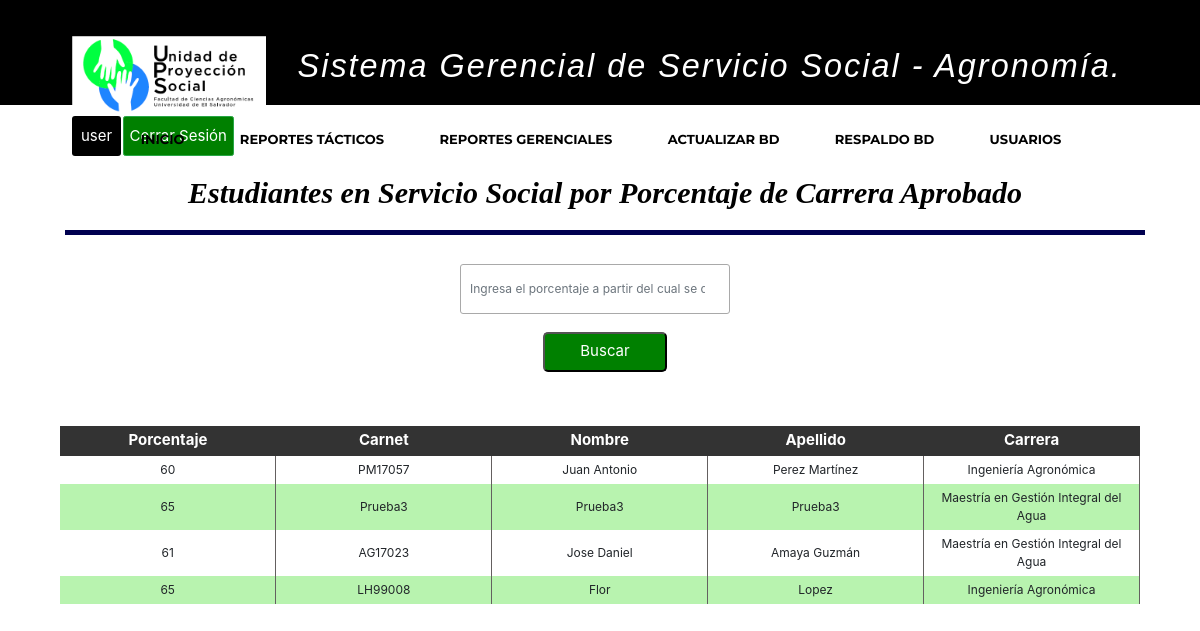
/sistemaGerencialAgro/listarEstudiosUniversitarios/ (signed in), run on the app's committed database.
### apps/usuario/models.py (models this page shows, shortened)
class Usuario(AbstractBaseUser):
    username = models.CharField('Nombre de usuario',unique = True, max_length=15, blank=False)
    email = models.EmailField('Correo Electrónico', max_length=254,unique = True, blank=False)
    nombres = models.CharField('Nombres', max_length=200, null = False, blank=False)
    apellidos = models.CharField('Apellidos', max_length=200, null = False, blank=False)
    imagen = models.ImageField('Imagen de Perfil', upload_to='perfil/', max_length=200,blank = True,null = True)
    is_active = models.BooleanField(default = True)
    usuario_administrador = models.BooleanField(default = False)
    rol=models.CharField(max_length=3,null=False, blank=False,choices=roles,default='EST')
    objects = UsuarioManager()
    USERNAME_FIELD = 'username'
    REQUIRED_FIELDS = ['email','nombres', 'apellidos']

### apps/proyecto/models.py (models this page shows, shortened)
class EstudioUniversitario(models.Model):
    carnet_estudiante = models.OneToOneField(Estudiante, primary_key=True, unique=True, on_delete = models.CASCADE)
    codigo_carrera = models.ForeignKey(Carrera, on_delete = models.CASCADE)
    codigo_ciclo = models.IntegerField(null=False)
    porc_carrerar_aprob = models.IntegerField(null=False)
    unidades_valorativas = models.IntegerField(null=False)
    experiencia_areas_conoc = models.CharField(max_length=200, null=False)

class Estudiante(models.Model):
    carnet_estudiante = models.CharField(primary_key=True, max_length=7, null=False)
    nombre_estudiante = models.CharField(max_length=50, null=False)
    apellido_estudiante = models.CharField(max_length=50, null=False)
    sexo_estudiante = models.CharField(max_length=1, null=False)
    telefono_estudiante = models.IntegerField(null=False)
    correo_estudiante = models.CharField(max_length=100, null=False)
    direccion_estudiante = models.CharField(max_length=250, null=False)
    def __str__(self):
        return self.carnet_estudiante

class Carrera(models.Model):
    codigo_carrera = models.CharField(primary_key=True, max_length=10, null=False)
    nombre_carrera = models.CharField(max_length=100, null=False)
    departamento = models.ForeignKey(Departamento, on_delete=models.CASCADE)

### apps/proyecto/views.py (the view)
# urls.py: path('sistemaGerencialAgro/listarEstudiosUniversitarios/', login_required(listarEstudioUniversitario), name="listar_estudios_universitarios"),
def listarEstudioUniversitario(request):
    estudios_universitarios = EstudioUniversitario.objects.all()
    return render(
        request,
        'proyecto/EstudiantesPorcentajeCarrera.html',
        {'estudios_universitarios':estudios_universitarios}
    )

### templates/proyecto/EstudiantesPorcentajeCarrera.html (shortened to what this page needs)
{% extends 'base/base.html' %}
{% block content %}
  <header>
    <div class="container">
        <h2 align="center" class="form-titulo" style ="margin-left: 5px;">Estudiantes en Servicio Social por Porcentaje de Carrera Aprobado</h2>
    </div>
  </header>
<div class="container">
    <div align="center" class="busqueda">
        <form method="POST" action="{% url 'sistemaGerencialAgro:buscar_porcentaje' %}">
            <input type="number" name="porcentaje"  id = "porcentaje" class = "form-control col-4 col-sm-3 input-style" min="60", max="100" placeholder="Ingresa el porcentaje a partir del cual se desea realizar el filtro." required>
            <input class="btn-buscar btn-busqueda" type = "submit" value = "Buscar" id = "" onclick="hacerVisible()"></br></br>
        </form>
    </div>
    <div>
        <table>
            <thead>
        	   <tr>
            	    <th>Porcentaje</th>
                    <th>Carnet</th>
            		<th>Nombre</th>
                    <th>Apellido</th>
            	    <th>Carrera</th>
        		</tr>
            </thead>
            {% if estudios_universitarios %}
            {% for estudios in estudios_universitarios %}
        		<tr class="etiqueta-tr">
                    <td class="th-borde width-th-xx" style = "text-align:center;">{{ estudios.porc_carrerar_aprob}}</td>
                    <td class="th-borde width-th-xx" style = "text-align:center;">{{ estudios.carnet_estudiante }}</td>
            		<td class="th-borde width-th-xx" style = "text-align:center;">{{ estudios.carnet_estudiante.nombre_estudiante}}</td>
                    <td class="th-borde width-th-xx" style = "text-align:center;">{{ estudios.carnet_estudiante.apellido_estudiante}}</td>
            		<td class="th-borde width-th-xx" style = "text-align:center;">{{ estudios.codigo_carrera.nombre_carrera }}</td>
        		</tr>
            {% endfor %}
            {% endif %}
    	</table>
    </div>
</div>
{% endblock %}

### templates/base/base.html (shortened to what this page needs)
{% load static %}
<!DOCTYPE html>
<html>
<head>
 {% block head %}
	{% block static %}
	<link rel = "stylesheet" href = "{% static 'lib/bootstrap/css/bootstrap.min.css' %}">
	<link rel = "stylesheet" href = "{% static 'lib/animate/animate.min.css' %}">
	<link rel = "stylesheet" href = "{% static 'lib/ionicons/css/ionicons.min.css' %}">
	<link rel = "stylesheet" href = "{% static 'css/style.css' %}">
	<link rel = "stylesheet" href = "{% static 'css/bootstrap.min.css' %}">
	<link rel = "stylesheet" href = "{% static 'css/archivo.css' %}">
	<link rel = "stylesheet" href = "{% static 'css/estilos_sec_not.css' %}">
	<link rel = "stylesheet" type = "text/css" href = "{% static 'css/jquery-ui.css' %}"/>
	<link rel = "stylesheet" type = "text/css" href = "{% static 'css/jquery.dataTables.min.css' %}"/>
	{% endblock %}
{% endblock %}
</head>
{% if user.is_authenticated %}
<body>
  <header id="header">
    <div class="container-fluid navbar navbar-light" style="height:90px;">
      <div id="logo" class="pull-left">
        <a  href=" {% url 'sistemaGerencialAgro:index' %}"><img src="{% static 'img/logoUPSAgro.png' %} " class ="imglogo"></a>
        <h1>Sistema Gerencial de Servicio Social - Agronom&iacute;a.</h1>
      </div>
      <div id="logo" class="pull-rigth">
				<a href="{% url 'password_change' %}" style="text-decoration:none"><input type="button" href="{% url 'password_change' %}" class="btn-success btn" name="submit" value="{{ user.username }}" style="background:black; border:none"></a>
        <a href="{% url 'usuario:logout' %}" style="text-decoration:none"><input type="button" class="btn btn-success btn-sm" name="submit" value="Cerrar Sesi&oacute;n" style="background:green;"></a>
			</div>
    </div>
    <div class="bot">
      <ul class="nav-menu">
        <li class="list-group-item" onclick="window.location.href='{% url 'sistemaGerencialAgro:index' %}'"><a style="text-decoration:none" href="{% url 'sistemaGerencialAgro:index' %}">Inicio</a></li>
        <li class="list-group-item menu-has-children"><a style="text-decoration:none" href="#intro">Reportes T&aacute;cticos</a>
        </li>
        {% if request.user.rol == 'ADM' or request.user.rol == 'GER' %}
        <li class="list-group-item menu-has-children"><a style="text-decoration:none" href="#intro">Reportes Gerenciales</a>
        </li>
        {% endif %}
        {% if request.user.rol == 'ADM'%}
        <li class="list-group-item" onclick="window.location.href='{% url 'sistemaGerencialAgro:procedimientoETL' %}'"><a style="text-decoration:none" href="{% url 'sistemaGerencialAgro:procedimientoETL' %}">Actualizar BD</a></li>
        <li class="list-group-item" onclick="window.location.href='{% url 'sistemaGerencialAgro:actualizarBD' %}'"><a style="text-decoration:none" href="{% url 'sistemaGerencialAgro:actualizarBD' %}">Respaldo BD</a></li>
        <li class="list-group-item" onclick="window.location.href='{% url 'usuario:inicio_usuarios' %}'"><a style="text-decoration:none" href="{% url 'usuario:inicio_usuarios' %}">Usuarios</a></li>
        {% endif %}
      </ul>
    </div>
  </header>
  <section>
    <div class="container">
  		{% block content %}{%endblock%}
    </div>
  </section>
</body>
{% endif %}
</html>

### static/css/style.css (style rules this page uses)
body { background: #fff; color: #666666; font-family: "Open Sans", sans-serif; }
a { color: #18d26e; transition: 0.5s; }
h1, h2, h3, h4, h5, h6 { font-family: "Montserrat", sans-serif; font-weight: 400; margin: 0 0 20px 0; padding: 0; }
#header { padding: 30px 0; height: 105px; position: fixed; left: 0; top: 0; right: 0; transition: all 0.5s; z-index: 57; background-color: black; display: block; }
#header #logo { float: left; }
#header #logo h1 { font-size: 2.7vw; margin: 30px; padding: 0; line-height: 1; font-family: "Perpetua", Helvetica, Arial; font-style: italic; font-weight: 50; letter-spacing: 2px; }
#header #logo img { padding: 0; margin: 0; }
.nav-menu, .nav-menu * { margin: 0; padding: 0; list-style: none; text-align: center; display: block; }
.nav-menu li { position: relative; white-space: nowrap; }
.nav-menu > li { float: center; }
.nav-menu a { padding: 0 8px 10px 8px; text-decoration: none; display: inline-block; color: black; font-family: "Montserrat", sans-serif; font-weight: 700; font-size: 13px; text-transform: uppercase; outline: none; }
.nav-menu > li { margin-left: 10px; }
@media (min-width: 1024px) { #header #logo { padding-left: 60px; } }

### static/css/archivo.css (style rules this page uses)
html { font-size: 12px; }
h1 { text-align: center; font: oblique bold 100% cursive; font-weight: bold; font-size: 30px; color: white; margin-left: 10px; }
section, .container { display: block; width: 100%; margin-left: auto; margin-right: auto; }
section { font-size: inherit; }
.bot { background-color: white; text-align: center; }
.btn { display: inline; background-color: green; color: white; horiz-align: right; font-size: 13px; text-align: center; white-space: nowrap; }
.list-group-item { display: inline-block; margin-left: 8px; margin-right: 8px; padding: 10px; background-color: transparent; border: none; font-size: 12px; color: black; }
h2 { text-align: center; font: oblique bold 100% cursive; color: black; padding-right: 150px; }
.imglogo { display: inline-block; width: auto; height: 80px; background-repeat: no-repeat; background-size: contain; }
header { display: block; width: 100%; font-size: 5px; }
header h1 { display: inline; }
table { width: 100%; }
table tbody td { text-align: center; }
thead { background-color: #333333; }
input { width: 180px; height: 20px; }
input[type="button"], input[type="submit"] { font-size: 15px; width: auto; height: 40px; white-space: nowrap; }
th, tr th { color: white; text-align: center; font-size: 15px; height: 30px; }

### static/css/estilos_sec_not.css (style rules this page uses)
.container { display: block; text-align: center; margin-left: auto; margin-right: auto; }
.form-titulo { background: white; color: black; padding: 20px; text-align: center; font-weight: 100px; font-size: 30px; border-bottom: 5px solid #000050; margin-top: 30px; width: 100%; }
.input-style { margin-right:10px; height: 50px; border-radius: 3px; border: 1px solid darkgray; }
.btn-buscar { text-align: center; background: green; color: white; margin: auto; padding: 0px 35px; border-radius: 5px ; }
.btn-busqueda { margin-left: 10px; }
.width-th-xx { width: 10%; padding: 5px; }
.th-borde { border-right:0.5px solid #646060; }
tr:nth-child(even) { background-color: #b8f3af; }

### data on the page
Usuario: submit "user"
EstudioUniversitario: porc_carrerar_aprob "60", carnet_estudiante "PM17057", carnet_estudiante.nombre_estudiante "Juan Antonio", carnet_estudiante.apellido_estudiante "Perez Martínez", codigo_carrera.nombre_carrera "Ingeniería Agronómica"
EstudioUniversitario: porc_carrerar_aprob "65", carnet_estudiante "Prueba3", carnet_estudiante.nombre_estudiante "Prueba3", carnet_estudiante.apellido_estudiante "Prueba3", codigo_carrera.nombre_carrera "Maestría en Gestión Integral del Agua"
EstudioUniversitario: porc_carrerar_aprob "61", carnet_estudiante "AG17023", carnet_estudiante.nombre_estudiante "Jose Daniel", carnet_estudiante.apellido_estudiante "Amaya Guzmán", codigo_carrera.nombre_carrera "Maestría en Gestión Integral del Agua"
EstudioUniversitario: porc_carrerar_aprob "65", carnet_estudiante "LH99008", carnet_estudiante.nombre_estudiante "Flor", carnet_estudiante.apellido_estudiante "Lopez", codigo_carrera.nombre_carrera "Ingeniería Agronómica"
